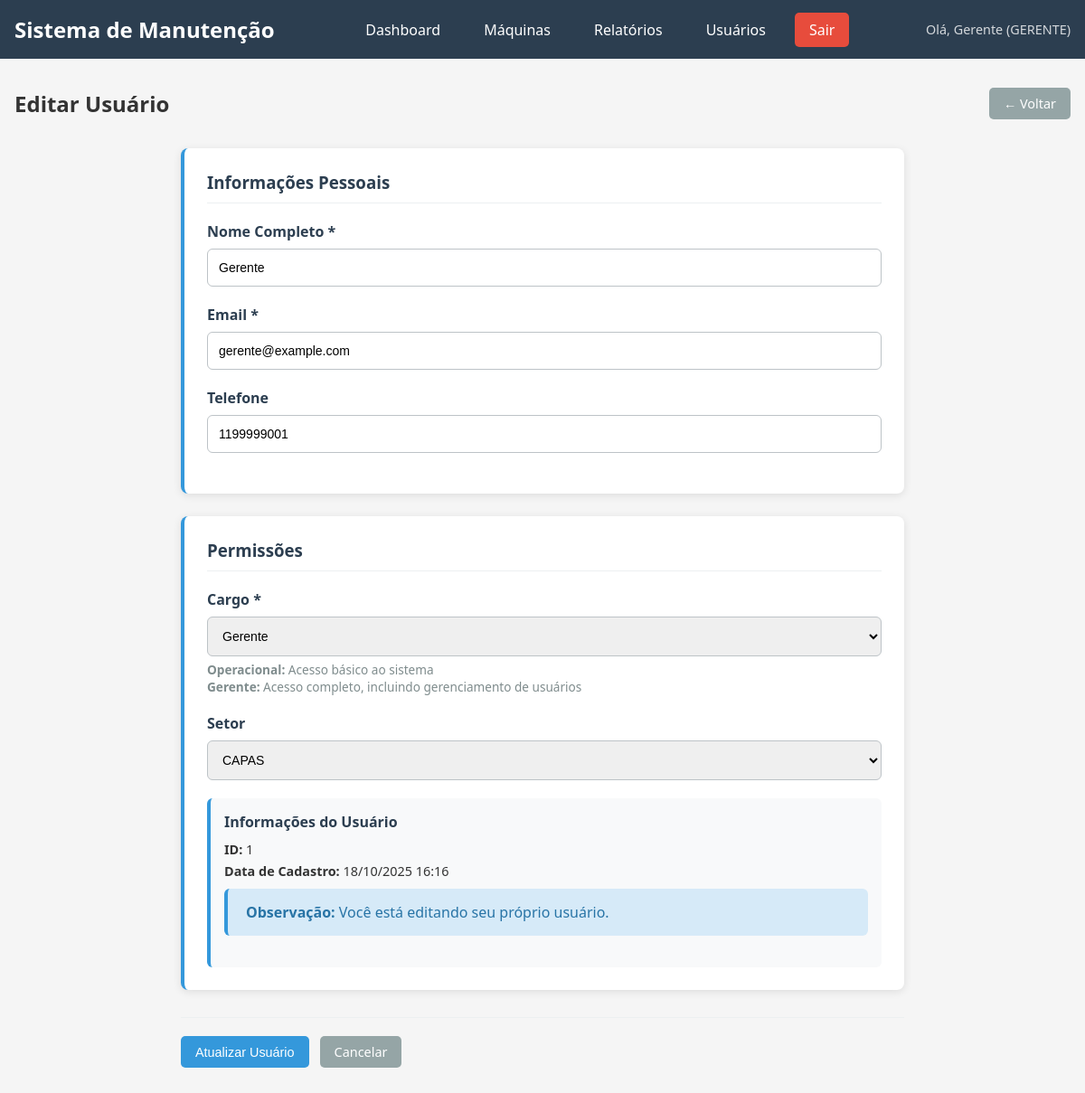
/views/usuarios/editar.php?id=1 (signed in), run on the app's committed database.
### tables this page shows
CREATE TABLE `usuarios` (
  `id` int(11) NOT NULL,
  `nome` varchar(100) NOT NULL,
  `email` varchar(100) DEFAULT NULL,
  `telefone` varchar(20) DEFAULT NULL,
  `senha` varchar(255) NOT NULL,
  `cargo` enum('GERENTE','OPERACIONAL') DEFAULT 'OPERACIONAL',
  `setor_id` tinyint(3) UNSIGNED DEFAULT NULL,
  `created_at` datetime DEFAULT current_timestamp()
);

CREATE TABLE `setores` (
  `id` tinyint(3) UNSIGNED NOT NULL,
  `nome_setor` varchar(50) NOT NULL
);

### controllers/AuthController.php (called while the page is built, shortened)
<?php
class AuthController {
    public static function getUsuarioLogado() {
        if (isset($_SESSION['usuario_id'])) {
            return [
                'id' => $_SESSION['usuario_id'],
                'nome' => $_SESSION['usuario_nome'],
                'cargo' => $_SESSION['usuario_cargo'],
                'setor_id' => $_SESSION['usuario_setor'],
                'email' => $_SESSION['usuario_email'] ?? null
            ];
        }
        return null;
    }
}
?>

### models/Usuario.php (called while the page is built, shortened)
<?php
class Usuario {
    private $conn;
    private $table_name = "usuarios";
    public function __construct($db) {
        $this->conn = $db;
    }
    public function buscarPorId($id) {
        $query = "SELECT
                    u.*,
                    s.nome_setor
                  FROM " . $this->table_name . " u
                  LEFT JOIN setores s ON u.setor_id = s.id
                  WHERE u.id = :id";
        $stmt = $this->conn->prepare($query);
        $stmt->bindParam(":id", $id);
        $stmt->execute();
        if($stmt->rowCount() > 0) {
            $row = $stmt->fetch(PDO::FETCH_ASSOC);
            return $row;
        }
        return false;
    }
}
?>

### models/Setor.php (called while the page is built, shortened)
<?php
class Setor {
    private $conn;
    private $table_name = "setores";
    public function __construct($db) {
        $this->conn = $db;
    }
    public function listar() {
        $query = "SELECT id, nome_setor FROM " . $this->table_name . " ORDER BY nome_setor ASC";
        try {
            $stmt = $this->conn->prepare($query);
            $stmt->execute();
            return $stmt;
        } catch(PDOException $exception) {
            throw new Exception("Erro ao listar setores: " . $exception->getMessage());
        }
    }
}
?>

### views/usuarios/editar.php (the view, shortened to what this page needs)
<?php
require_once '../../controllers/AuthController.php';
$usuarioLogado = AuthController::getUsuarioLogado();
$usuario_id = (int)$_GET['id'];
require_once '../../config/database.php';
require_once '../../models/Usuario.php';
require_once '../../models/Setor.php';
try {
    $db = DatabaseConfig::getConnection();
    $usuario = new Usuario($db);
    $usuario_data = $usuario->buscarPorId($usuario_id);
} catch(Exception $e) {
    die("Erro: " . $e->getMessage());
}
try {
    $setor = new Setor($db);
    $stmt_setores = $setor->listar();
    $setores = $stmt_setores->fetchAll(PDO::FETCH_ASSOC);
} catch(Exception $e) {
    $error = "Erro ao carregar setores: " . $e->getMessage();
    $setores = [];
}
?>
<!DOCTYPE html>
<html lang="pt-BR">
<head>
    <link rel="stylesheet" href="../../css/style.css">
</head>
<body>
    <header class="header">
        <div class="header-content">
            <h1 class="logo">Sistema de Manutenção</h1>
            <nav class="nav">
                <ul>
                    <li><a href="../dashboard.php">Dashboard</a></li>
                    <li><a href="../maquinas/listar.php">Máquinas</a></li>
                    <li><a href="../relatorios/listar.php">Relatórios</a></li>
                    <li><a href="listar.php">Usuários</a></li>
                    <li><a href="../../logout.php" class="logout-btn">Sair</a></li>
                </ul>
            </nav>
            <div class="user-info">
                <span>Olá, <?php echo htmlspecialchars($usuarioLogado['nome']); ?> (<?php echo $usuarioLogado['cargo']; ?>)</span>
            </div>
        </div>
    </header>
    <main class="main-content">
        <div class="page-header">
            <h2>Editar Usuário</h2>
            <a href="listar.php" class="btn btn-secondary">← Voltar</a>
        </div>
        <form method="POST" class="form-container">
            <div class="form-section">
                <h3>Informações Pessoais</h3>
                <div class="form-group">
                    <label for="nome">Nome Completo *</label>
                    <input type="text" id="nome" name="nome"
                           value="<?php echo htmlspecialchars($usuario_data['nome']); ?>"
                           required placeholder="Digite o nome completo">
                </div>
                <div class="form-group">
                    <label for="email">Email *</label>
                    <input type="email" id="email" name="email"
                           value="<?php echo htmlspecialchars($usuario_data['email']); ?>"
                           required placeholder="exemplo@empresa.com">
                </div>
                <div class="form-group">
                    <label for="telefone">Telefone</label>
                    <input type="text" id="telefone" name="telefone"
                           value="<?php echo htmlspecialchars($usuario_data['telefone']); ?>"
                           placeholder="(11) 99999-9999">
                </div>
            </div>
            <div class="form-section">
                <h3>Permissões</h3>
                <div class="form-group">
                    <label for="cargo">Cargo *</label>
                    <select id="cargo" name="cargo" required>
                        <option value="GERENTE" <?php echo ($usuario_data['cargo'] == 'GERENTE') ? 'selected' : ''; ?>>Gerente</option>
                    </select>
                    <small class="form-help">
                        <strong>Operacional:</strong> Acesso básico ao sistema<br>
                        <strong>Gerente:</strong> Acesso completo, incluindo gerenciamento de usuários
                    </small>
                </div>
                <div class="form-group">
                    <label for="setor_id">Setor</label>
                    <select id="setor_id" name="setor_id">
                        <?php foreach($setores as $setor): ?>
                            <option value="<?php echo $setor['id']; ?>"
                                <?php echo ($usuario_data['setor_id'] == $setor['id']) ? 'selected' : ''; ?>>
                                <?php echo htmlspecialchars($setor['nome_setor']); ?>
                            </option>
                        <?php endforeach; ?>
                    </select>
                </div>
                <div class="form-info">
                    <h4>Informações do Usuário</h4>
                    <p><strong>ID:</strong> <?php echo $usuario_data['id']; ?></p>
                    <p><strong>Data de Cadastro:</strong> <?php echo date('d/m/Y H:i', strtotime($usuario_data['created_at'])); ?></p>
                    <?php if($usuario_data['id'] == $usuarioLogado['id']): ?>
                        <div class="alert alert-info">
                            <strong>Observação:</strong> Você está editando seu próprio usuário.
                        </div>
                    <?php endif; ?>
                </div>
            </div>
            <div class="form-actions">
                <button type="submit" class="btn btn-primary">Atualizar Usuário</button>
                <a href="listar.php" class="btn btn-secondary">Cancelar</a>
            </div>
        </form>
    </main>
</body>
</html>

### css/style.css (style rules this page uses)
* { margin: 0; padding: 0; box-sizing: border-box; }
body { font-family: 'Segoe UI', Tahoma, Geneva, Verdana, sans-serif; background-color: #f5f5f5; color: #333; }
.header { background: #2c3e50; color: white; padding: 1rem 0; }
.header-content { max-width: 1200px; margin: 0 auto; display: flex; justify-content: space-between; align-items: center; padding: 0 1rem; }
.logo { font-size: 1.5rem; font-weight: bold; }
.nav ul { list-style: none; display: flex; gap: 1rem; }
.nav a { color: white; text-decoration: none; padding: 0.5rem 1rem; border-radius: 5px; transition: background 0.3s; }
.logout-btn { background: #e74c3c; }
.user-info { font-size: 0.9rem; opacity: 0.8; }
.main-content { max-width: 1200px; margin: 0 auto; padding: 2rem 1rem; }
.btn { display: inline-block; padding: 0.5rem 1rem; border: none; border-radius: 5px; text-decoration: none; font-size: 0.9rem; cursor: pointer; transition: background 0.3s; }
.btn-primary { background: #3498db; color: white; }
.btn-secondary { background: #95a5a6; color: white; }
.form-group { margin-bottom: 1rem; }
.form-group label { display: block; margin-bottom: 0.5rem; font-weight: 500; }
.form-group input, .form-group select, .form-group textarea { width: 100%; padding: 0.75rem; border: 1px solid #ddd; border-radius: 5px; font-size: 1rem; }
.alert { padding: 1rem; border-radius: 5px; margin-bottom: 1rem; }
.page-header { display: flex; justify-content: space-between; align-items: center; margin-bottom: 2rem; }
.form-section { background: white; padding: 20px; border-radius: 8px; margin-bottom: 20px; box-shadow: 0 2px 10px rgba(0,0,0,0.1); }
.form-section h3 { margin-top: 0; color: #333; border-bottom: 1px solid #eee; padding-bottom: 10px; }
.form-actions { display: flex; gap: 10px; justify-content: flex-end; margin-top: 20px; }
.form-container { max-width: 800px; margin: 0 auto; }
.form-section { background: white; padding: 25px; border-radius: 8px; margin-bottom: 25px; box-shadow: 0 2px 10px rgba(0,0,0,0.1); border-left: 4px solid #3498db; }
.form-section h3 { margin-top: 0; color: #2c3e50; border-bottom: 1px solid #ecf0f1; padding-bottom: 10px; margin-bottom: 20px; }
.form-group { margin-bottom: 20px; }
.form-group label { display: block; margin-bottom: 8px; font-weight: 600; color: #2c3e50; }
.form-group input[type="text"], .form-group input[type="email"], .form-group input[type="password"], .form-group select, .form-group textarea { width: 100%; padding: 12px; border: 1px solid #bdc3c7; border-radius: 6px; font-size: 14px; transition: border-color 0.3s, box-shadow 0.3s; }
.form-help { color: #7f8c8d; font-size: 0.85em; margin-top: 5px; display: block; }
.form-actions { display: flex; gap: 12px; justify-content: flex-start; margin-top: 30px; padding-top: 20px; border-top: 1px solid #ecf0f1; }
.alert { padding: 15px 20px; border-radius: 6px; margin-bottom: 20px; border-left: 4px solid; }
.form-info { background: #f8f9fa; padding: 15px; border-radius: 6px; border-left: 4px solid #3498db; margin-top: 20px; }
.form-info h4 { margin: 0 0 10px 0; color: #2c3e50; }
.form-info p { margin: 5px 0; font-size: 0.9em; }
.alert-info { background: #d6eaf8; border-color: #3498db; color: #2874a6; margin-top: 10px; }

### data on the page
usuarios: nome "Gerente", cargo "GERENTE", email "gerente@example.com", telefone "1199999001", cargo "Gerente", setor_id "CAPAS", id "1", created_at "18/10/2025 16:16"
